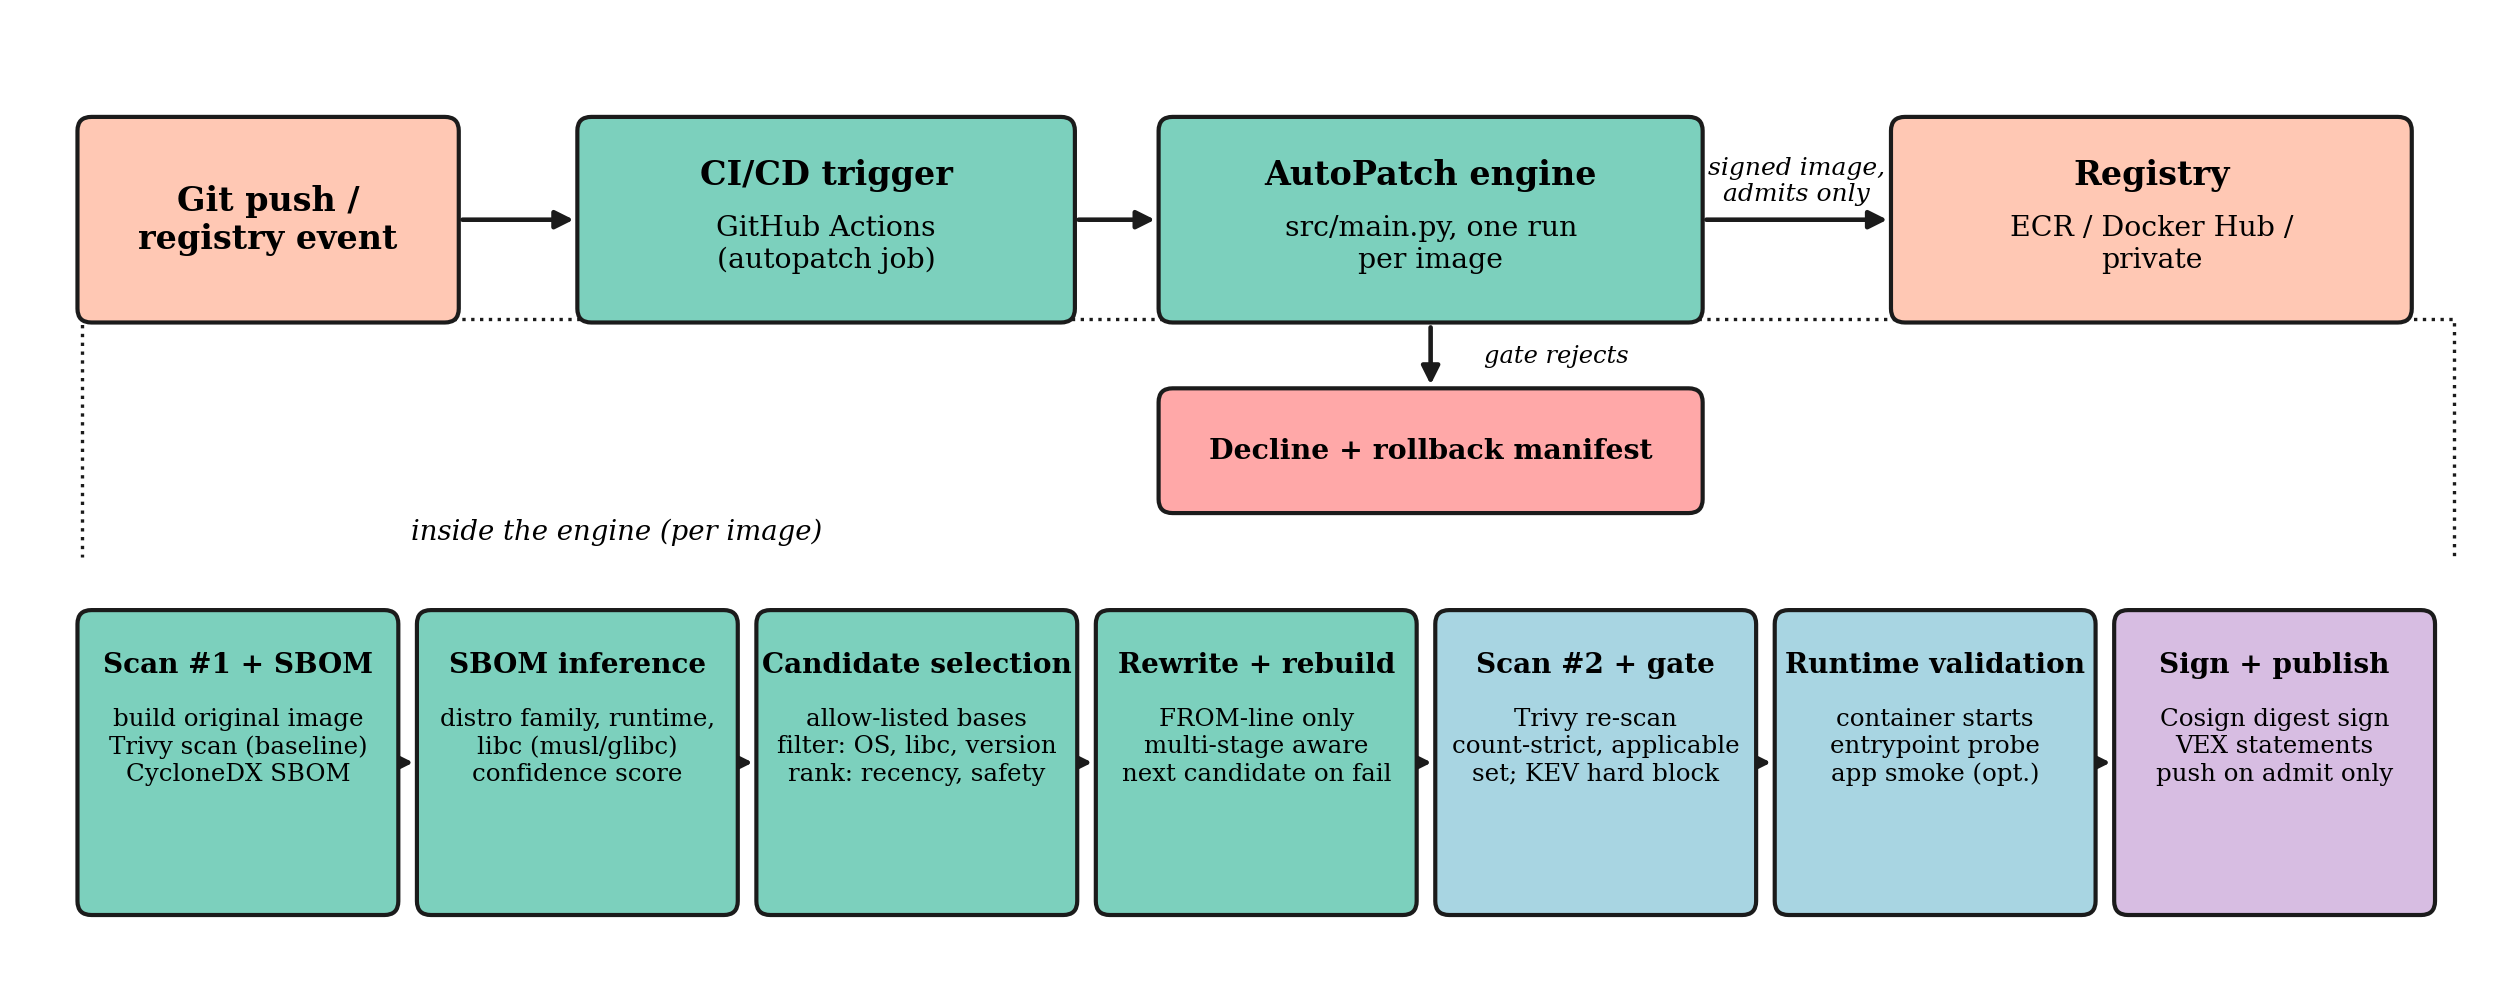

Here is the Python script that generated this plot:
#!/usr/bin/env python3
"""Fig. 1 (architecture) v2: replaces the old two-panel architecture
figure. Changes against the version circulated on 01/08:

- Stage chain matches the pipeline as implemented: SBOM-driven
  inference and candidate selection appear (they were missing), the
  acceptance gate is its own stage (it was buried inside 'Comparison'),
  and runtime validation is shown before signing (sign-then-validate
  was wrong).
- The gate stage names the actual criterion (count-strict over the
  applicable set, KEV hard block) instead of a generic 'comparison'.
- Decline/rollback is drawn as a first-class outcome; the old figure
  implied every image ends in the registry.
- Vector PDF for the paper plus PNG for slides/Slack.

Run from any cwd:  python3 figures/fig_architecture_v2.py
"""
from pathlib import Path

import matplotlib
matplotlib.use("Agg")
import matplotlib.pyplot as plt
from matplotlib.patches import FancyBboxPatch, FancyArrowPatch

FIGS = Path(__file__).parent

plt.rcParams.update({
    "font.family": "serif",
    "font.serif": ["Times New Roman", "DejaVu Serif"],
    "savefig.dpi": 300,
    "savefig.bbox": "tight",
    "savefig.pad_inches": 0.08,
})

CORAL  = "#FFC8B4"   # external I/O
TEAL   = "#7CD0BD"   # pipeline stage
BLUE   = "#A8D5E2"   # decision / gate
PURPLE = "#D7BDE2"   # optional
REDD   = "#FFA8A8"   # decline path
BORDER = "#1B1B1B"


def _box(ax, cx, cy, w, h, title, lines, fill, title_fs=8.0, body_fs=6.4):
    ax.add_patch(FancyBboxPatch(
        (cx - w / 2, cy - h / 2), w, h,
        boxstyle="round,pad=0.02,rounding_size=0.06",
        facecolor=fill, edgecolor=BORDER, linewidth=1.0, zorder=3))
    if lines:
        ax.text(cx, cy + h / 2 - 0.16, title, ha="center", va="top",
                fontsize=title_fs, fontweight="bold", zorder=4)
        ax.text(cx, cy + h / 2 - 0.40, "\n".join(lines), ha="center",
                va="top", fontsize=body_fs, zorder=4, linespacing=1.25)
    else:
        ax.text(cx, cy, title, ha="center", va="center",
                fontsize=title_fs, fontweight="bold", zorder=4)


def _arrow(ax, p0, p1, label=None, color=BORDER, ls="-", lw=1.1,
           label_dy=0.10, fs=6.4):
    ax.add_patch(FancyArrowPatch(
        p0, p1, arrowstyle="-|>", mutation_scale=9,
        linewidth=lw, linestyle=ls, color=color, zorder=2,
        shrinkA=2, shrinkB=2))
    if label:
        mx, my = (p0[0] + p1[0]) / 2, (p0[1] + p1[1]) / 2
        ax.text(mx, my + label_dy, label, ha="center", va="bottom",
                fontsize=fs, style="italic", zorder=4)


def render():
    fig_w, fig_h = 10.6, 4.15
    fig, ax = plt.subplots(figsize=(fig_w, fig_h))
    ax.set_xlim(0, fig_w)
    ax.set_ylim(0, fig_h)
    ax.axis("off")
    fig.patch.set_facecolor("white")

    # ── Top band: CI/CD context ─────────────────────────────────────
    ty = fig_h - 0.85
    _box(ax, 1.05, ty, 1.6, 0.85, "Git push /\nregistry event", [], CORAL)
    _box(ax, 3.45, ty, 2.1, 0.85, "CI/CD trigger",
         ["GitHub Actions", "(autopatch job)"], TEAL, body_fs=6.8)
    _box(ax, 6.05, ty, 2.3, 0.85, "AutoPatch engine",
         ["src/main.py, one run", "per image"], TEAL, body_fs=6.8)
    _box(ax, 9.15, ty, 2.2, 0.85, "Registry",
         ["ECR / Docker Hub /", "private"], CORAL, body_fs=6.8)

    _arrow(ax, (1.85, ty), (2.40, ty))
    _arrow(ax, (4.50, ty), (4.90, ty))
    _arrow(ax, (7.20, ty), (8.05, ty), label="signed image,\nadmits only",
           fs=6.0, label_dy=0.06)
    # decline outcome from engine
    _box(ax, 6.05, ty - 1.00, 2.3, 0.50, "Decline + rollback manifest",
         [], REDD, title_fs=6.8)
    _arrow(ax, (6.05, ty - 0.43), (6.05, ty - 0.75))
    ax.text(6.28, ty - 0.59, "gate rejects", ha="left", va="center",
            fontsize=5.8, style="italic", zorder=4)

    # ── Bottom band: stage chain inside the engine ──────────────────
    stages = [
        ("Scan #1 + SBOM", [
            "build original image",
            "Trivy scan (baseline)",
            "CycloneDX SBOM"], TEAL),
        ("SBOM inference", [
            "distro family, runtime,",
            "libc (musl/glibc)",
            "confidence score"], TEAL),
        ("Candidate selection", [
            "allow-listed bases",
            "filter: OS, libc, version",
            "rank: recency, safety"], TEAL),
        ("Rewrite + rebuild", [
            "FROM-line only",
            "multi-stage aware",
            "next candidate on fail"], TEAL),
        ("Scan #2 + gate", [
            "Trivy re-scan",
            "count-strict, applicable",
            "set; KEV hard block"], BLUE),
        ("Runtime validation", [
            "container starts",
            "entrypoint probe",
            "app smoke (opt.)"], BLUE),
        ("Sign + publish", [
            "Cosign digest sign",
            "VEX statements",
            "push on admit only"], PURPLE),
    ]
    n = len(stages)
    bw, bh = 1.34, 1.28
    gap = (fig_w - 0.5 - n * bw) / (n - 1)
    by = 0.95
    xs = [0.25 + bw / 2 + i * (bw + gap) for i in range(n)]
    for (title, lines, fill), cx in zip(stages, xs):
        _box(ax, cx, by, bw, bh, title, lines, fill,
             title_fs=6.7, body_fs=5.9)
    for i in range(n - 1):
        _arrow(ax, (xs[i] + bw / 2, by), (xs[i + 1] - bw / 2, by))

    # engine expands into the stage chain
    ax.plot([4.90, 0.25, 0.25], [ty - 0.43, ty - 0.43, by + bh / 2 + 0.25],
            color=BORDER, linewidth=0.8, linestyle=":", zorder=1)
    ax.plot([7.20, fig_w - 0.15, fig_w - 0.15],
            [ty - 0.43, ty - 0.43, by + bh / 2 + 0.25],
            color=BORDER, linewidth=0.8, linestyle=":", zorder=1)
    ax.text(2.55, by + bh / 2 + 0.30,
            "inside the engine (per image)", ha="center", va="bottom",
            fontsize=6.6, style="italic")

    for ext in ("pdf", "png"):
        fig.savefig(FIGS / f"fig_architecture_v2.{ext}")
    plt.close(fig)
    print("wrote", FIGS / "fig_architecture_v2.pdf", "and .png")


if __name__ == "__main__":
    render()
